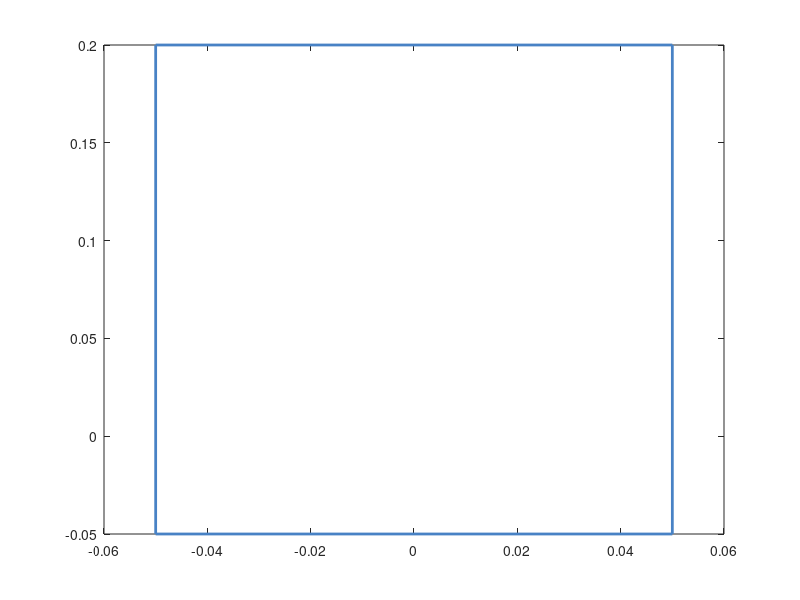

The MATLAB script that drew this image: (Note: this script raises an error after producing the figure.)
plot( [-0.05, 0.05, 0.05, -0.05, -0.05] , [-0.05,-0.05,0.2,0.2,-0.05] , 'color' , [72/255 130/255 197/255], 'LineWidth', 2.0);
hold on;
clear;
Ts = 0.02;  % Sample Time
N = 5;    % Prediction horizon
Duration = 2; % Simulation horizon
number = 1;

% For a usual control 0.1 , 5, 20

% Things specfic to the model starts here 

% Limits of initial [-1,1]^2

global simulation_result;
global disturb_range;

disturb_range = 0.1; % Disturbance range

formatSpec = '%f %f\n';

fileID = fopen('nn_1_sigmoid.txt','w');

% figure;
for m=1:number
% Setting the initial state

x0 = 0.7 + 0.2*rand(1);
y0 = 0.7 + 0.2*rand(1);

x = [x0;y0;];

simulation_result = x;

% Things specfic to the model  ends here

options = optimoptions('fmincon','Algorithm','sqp','Display','none');
uopt = zeros(N,1);

u_max = 0;

% Apply the control input constraints
LB = -2*ones(N,1);
UB = 2*ones(N,1);

x_now = zeros(2,1);
x_next = zeros(2,1);
z = zeros(3,1);

x_now = x;

% Start simulation
trace = [x_now];
for ct = 1:(Duration/Ts)
     % u = NN_output(x_now,4,1,'nn_12_relu');
     % u = NN_output(x_now,4,1,'nn_controller');
     % u = NN_output_tanh(x_now, 0, 4,'nn_1_sigmoid');
     u = NN_output_sigmoid(x_now,0.5,8,'nn_1_sigmoid');
     
     z(1) = x_now(1) ;
     z(2) = x_now(2) ;
     z(3) = u;
     
      
%     x_next = system_eq_NN(x_now, Ts, u);
      x_next = system_eq_dis(x_now, Ts, u);

      x = x_next;
      x_now = x_next;
      trace = [trace x_now];
% Save plant states for display.
%    xHistory = [xHistory x]; 


%     Printing stuff

%    disp('x(1) = '); x(1)
%    disp('x(2) = '); x(2)

%    disp('Control input = '); u
    
        
end

% fclose(file);

% figure;
plot(trace(1,:),trace(2,:), 'color', [210/255, 95/255, 95/255]);
% title('Benchmark 1 (sigmoid)', 'FontSize', 14)
% xlabel('x1', 'FontSize', 14);
% ylabel('x2', 'FontSize', 14);
set(gca,'FontSize',16)
hold on;

fprintf(fileID, formatSpec, trace(1:2,:));
fprintf(fileID, '%c\n', ['*']);

end

fclose(fileID);
% fig = gcf;
% fig.PaperPositionMode = 'auto';
% fig_pos = fig.PaperPosition;
% fig.PaperSize = [fig_pos(3) fig_pos(4)];
% print(fig,'../Benchmarks/benchmark1_sigmoid','-dpdf')
% export_fig ../Benchmarks/benchmark1_sigmoid.pdf